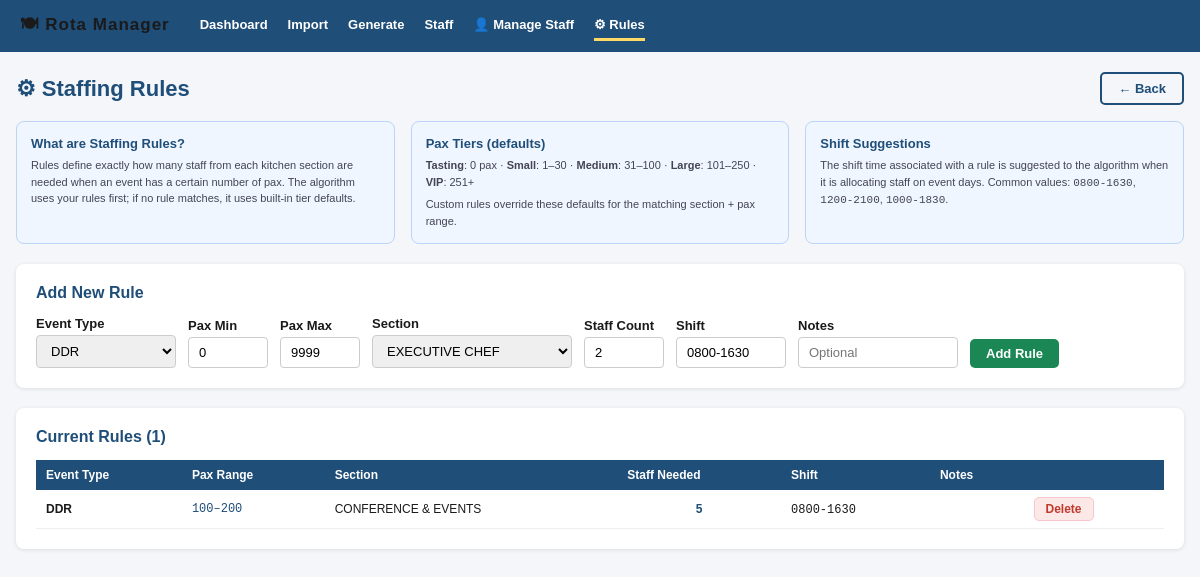
Screenshot of /staffing-rules/ with the database file from the repository.
### rota/models.py (models this page shows, shortened)
class StaffingRule(models.Model):
    event_type = models.CharField(max_length=50, help_text='e.g. DDR, Reception, Dinner')
    pax_min = models.IntegerField(default=0)
    pax_max = models.IntegerField(default=9999)
    section = models.ForeignKey(Section, on_delete=models.CASCADE, related_name='rules')
    staff_count = models.IntegerField(help_text='Recommended number of staff from this section')
    shift_suggestion = models.CharField(max_length=30, default='0800-1630')
    notes = models.CharField(max_length=200, blank=True)
    class Meta:
        ordering = ['event_type', 'pax_min']
        unique_together = ('event_type', 'pax_min', 'pax_max', 'section')

class Section(models.Model):
    name = models.CharField(max_length=100, unique=True)
    order = models.IntegerField(default=0)
    class Meta:
        ordering = ['order']

### rota/views.py (the view, shortened to what this page needs)
# urls.py: path('staffing-rules/', views.staffing_rules_view, name='staffing_rules'),
def staffing_rules_view(request):
    rules = StaffingRule.objects.select_related('section').order_by('event_type', 'pax_min')
    sections = Section.objects.order_by('order')
    event_types = [t[0] for t in Event.EVENT_TYPES]
    return render(request, 'rota/staffing_rules.html', {
        'rules': rules, 'sections': sections, 'event_types': event_types,
    })

### rota/templates/rota/staffing_rules.html (shortened to what this page needs)
{% extends 'rota/base.html' %}
{% block content %}
<div style="display:flex;align-items:center;justify-content:space-between;margin-bottom:16px;">
  <h1 style="margin:0;">⚙ Staffing Rules</h1>
  <a href="javascript:history.back()" class="btn btn-outline">← Back</a>
</div>
<div class="info-grid">
  <div class="info-card">
    <h3>What are Staffing Rules?</h3>
    <p>Rules define exactly how many staff from each kitchen section are needed when an event has a certain number of pax. The algorithm uses your rules first; if no rule matches, it uses built-in tier defaults.</p>
  </div>
  <div class="info-card">
    <h3>Pax Tiers (defaults)</h3>
    <p><strong>Tasting</strong>: 0 pax · <strong>Small</strong>: 1–30 · <strong>Medium</strong>: 31–100 · <strong>Large</strong>: 101–250 · <strong>VIP</strong>: 251+</p>
    <p style="margin-top:6px;">Custom rules override these defaults for the matching section + pax range.</p>
  </div>
  <div class="info-card">
    <h3>Shift Suggestions</h3>
    <p>The shift time associated with a rule is suggested to the algorithm when it is allocating staff on event days. Common values: <code>0800-1630</code>, <code>1200-2100</code>, <code>1000-1830</code>.</p>
  </div>
</div>
<div class="card">
  <h2 style="margin-bottom:14px;">Add New Rule</h2>
  <form method="post" style="display:flex;gap:12px;flex-wrap:wrap;align-items:flex-end;">
    <div class="form-group" style="margin:0;">
      <label>Event Type</label>
      <select name="event_type" style="width:140px;">
        {% for t in event_types %}<option>{{ t }}</option>{% endfor %}
      </select>
    </div>
    <div class="form-group" style="margin:0;">
      <label>Pax Min</label>
      <input type="number" name="pax_min" value="0" min="0" style="width:80px;">
    </div>
    <div class="form-group" style="margin:0;">
      <label>Pax Max</label>
      <input type="number" name="pax_max" value="9999" min="0" style="width:80px;">
    </div>
    <div class="form-group" style="margin:0;">
      <label>Section</label>
      <select name="section_id" style="width:200px;">
        {% for sec in sections %}<option value="{{ sec.id }}">{{ sec.name }}</option>{% endfor %}
      </select>
    </div>
    <div class="form-group" style="margin:0;">
      <label>Staff Count</label>
      <input type="number" name="staff_count" value="2" min="1" style="width:80px;">
    </div>
    <div class="form-group" style="margin:0;">
      <label>Shift</label>
      <input type="text" name="shift_suggestion" value="0800-1630" style="width:110px;">
    </div>
    <div class="form-group" style="margin:0;">
      <label>Notes</label>
      <input type="text" name="notes" placeholder="Optional" style="width:160px;">
    </div>
    <div class="form-group" style="margin:0;">
      <label>&nbsp;</label>
      <button type="submit" class="btn btn-success">Add Rule</button>
    </div>
  </form>
</div>
<div class="card">
  <h2 style="margin-bottom:14px;">Current Rules ({{ rules|length }})</h2>
  {% if rules %}
  <table class="rules-table">
    <thead>
      <tr>
        <th>Event Type</th><th>Pax Range</th><th>Section</th>
        <th>Staff Needed</th><th>Shift</th><th>Notes</th><th></th>
      </tr>
    </thead>
    <tbody>
    {% for rule in rules %}
    <tr>
      <td><strong>{{ rule.event_type }}</strong></td>
      <td class="pax-range">{{ rule.pax_min }}–{% if rule.pax_max == 9999 %}∞{% else %}{{ rule.pax_max }}{% endif %}</td>
      <td>{{ rule.section.name }}</td>
      <td style="text-align:center;font-weight:700;color:var(--navy);">{{ rule.staff_count }}</td>
      <td><code>{{ rule.shift_suggestion }}</code></td>
      <td style="color:#888;font-size:11px;">{{ rule.notes }}</td>
      <td>
        <form method="post" style="display:inline;">
          <button type="submit" class="btn btn-sm" style="background:#fde8e8;color:#c0392b;border:1px solid #f5c6cb;"
            onclick="return confirm('Delete this rule?')">Delete</button>
        </form>
      </td>
    </tr>
    {% endfor %}
    </tbody>
  </table>
  {% else %}
  <p style="color:#888;text-align:center;padding:30px;">No custom rules yet. The algorithm will use built-in tier defaults.</p>
  {% endif %}
</div>
{% endblock %}

### rota/templates/rota/base.html (style rules this page uses)
:root { --navy: #1f4e79; --blue: #2e75b6; --light-blue: #d6e4f7; --green: #70ad47; --light-green: #e2efda; --yellow: #ffd966; --red: #ff0000; --grey: #d9d9d9; --white: #ffffff; --text: #1a1a1a; --shift-early: #C0E6F5; --shift-am: #E2EFDA; --shift-pm: #FCE4D6; --shift-late: #F4B084; --shift-night: #B4C6E7; --shift-off: #d9d9d9; --shift-h: #ffd966; --shift-sick: #ffb3b3; --shift-other: #ffe4d0; --shift-breakfast: #c4f2de; --shift-brunch: #457aed; --sec-exec: #FFD966; --sec-conf: #00B050; --sec-duty: #AEAAAA; --sec-sauce: #FF0000; --sec-garnish: #B4C6E7; --sec-larder: #92D050; --sec-breakfast: #FFE699; --sec-night: #333333; --sec-canteen: #808080; --sec-pastry: #00B0F0; --sec-terrace: #F4B084; }
* { box-sizing: border-box; margin: 0; padding: 0; }
body { font-family: Arial, sans-serif; font-size: 13px; color: var(--text); background: #f4f6f9; }
h1 { font-size: 22px; color: var(--navy); margin-bottom: 20px; }
h2 { font-size: 16px; color: var(--navy); margin-bottom: 12px; }
.card { background: #fff; border-radius: 8px; box-shadow: 0 1px 4px rgba(0,0,0,.1); padding: 20px; margin-bottom: 20px; }
.btn { display: inline-block; padding: 7px 16px; border-radius: 5px; font-size: 13px; font-weight: 600; cursor: pointer; border: none; text-decoration: none; }
.btn-success { background: #1a8754; color: #fff; }
.btn-outline { background: transparent; border: 2px solid var(--navy); color: var(--navy); }
.btn-sm { padding: 4px 11px; font-size: 12px; }
input, select { padding: 7px 10px; border: 1px solid #ccc; border-radius: 4px; font-size: 13px; }
label { font-weight: 600; display: block; margin-bottom: 4px; }
.form-group { margin-bottom: 14px; }

### rota/templates/rota/staffing_rules.html (style rules this page uses)
.rules-table { width:100%; border-collapse:collapse; font-size:12px; }
.rules-table th { background:var(--navy); color:#fff; padding:8px 10px; text-align:left; }
.rules-table td { padding:7px 10px; border-bottom:1px solid #eee; }
.pax-range { font-family:monospace; color:#1f4e79; }
.info-grid { display:grid; grid-template-columns:repeat(auto-fit,minmax(220px,1fr)); gap:16px; margin-bottom:20px; }
.info-card { background:#f0f6ff; border:1px solid #bcd4f5; border-radius:8px; padding:14px; }
.info-card h3 { font-size:13px; color:#1f4e79; margin-bottom:6px; }
.info-card p { font-size:11px; color:#445; line-height:1.5; }

### rows the page displays
StaffingRule: event_type "DDR", pax_min "100", pax_max "200", section.name "CONFERENCE & EVENTS", staff_count "5", shift_suggestion "0800-1630"

### other values shown
{{ rules|length }} "1"
form field event_type "DDR"
form field section_id "EXECUTIVE CHEF"
